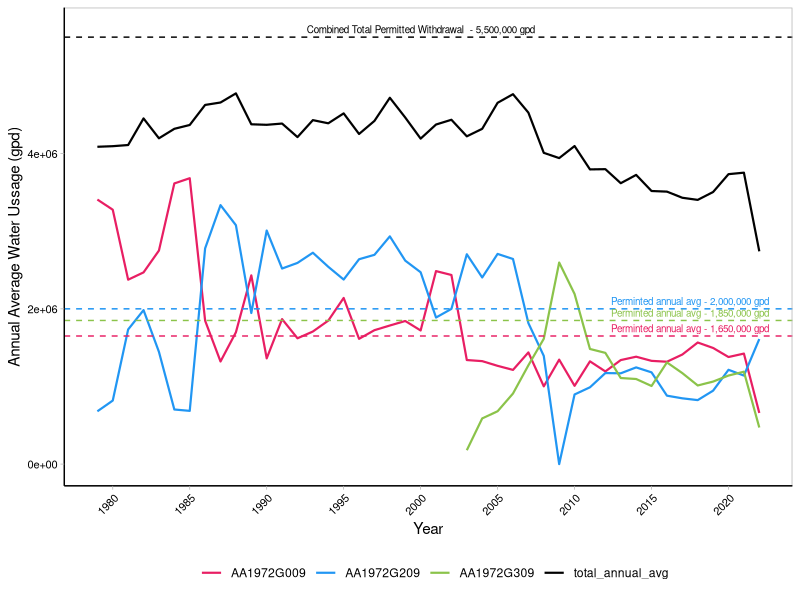
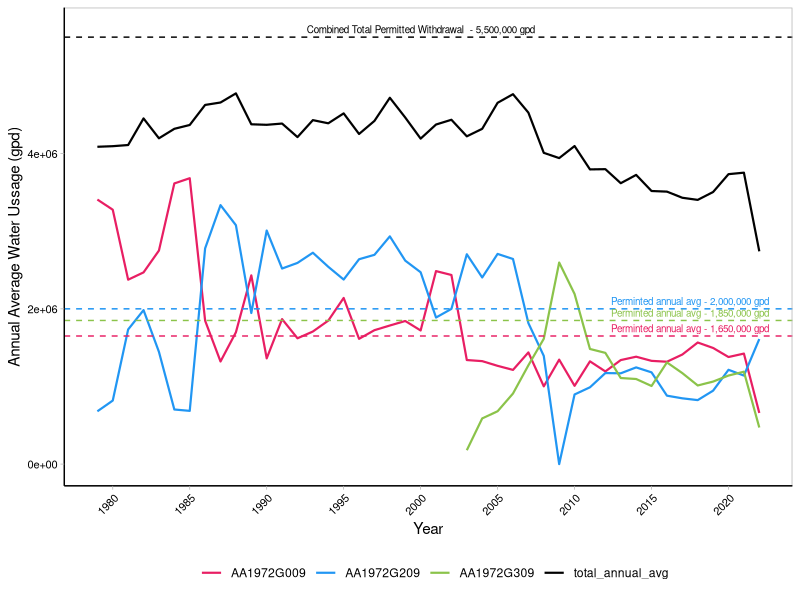

These charts were generated, in order, by the following R code:
## ---- chunk 1
knitr::opts_chunk$set(echo = TRUE)
## ---- chunk 2
#Install/load packages
library("tidyr")
library("dplyr")
library("readr")
library("ggplot2")
## ---- chunk 3
# Code for joining data sets (could use left or right join instead) 
MyMerge       <- function(x, y){
  df            <- merge(x, y, all = TRUE)
  rownames(df)  <- df$Row.names
  df$Row.names  <- NULL
  return(df)
}
## ---- chunk 4

# read in water usage data
waterusage <- read.csv("../Data/PumpReports_CityOfAnnapolis.csv")

# get total avg usage across all permits for each year 
total_avg_usage <- waterusage %>% group_by(year) %>% summarise_at(vars(annual_avg), list(annual_avg = sum ), na.rm = TRUE)
total_avg_usage["permit"] <- c("total_annual_avg")

# Join the two datasets 
waterusage <- Reduce(MyMerge, list(waterusage, total_avg_usage))



#check for errors in naming convention 
unique(waterusage$permit)

max(total_avg_usage$annual_avg)
## ---- chunk 5

ggplot(data = waterusage, aes(x = year, y= annual_avg, color = permit))+
  scale_color_manual(values = c("AA1972G009" = "#e81e63",
                                "AA1972G209" = "#2196f3",
                                "AA1972G309" = "#8bc34a",
                                "total_annual_avg" = "black"))+
  geom_line(size = .75)+
  theme_light()+
  theme(panel.grid.major = element_blank(), 
        panel.grid.minor = element_blank(), 
        axis.text.x = element_text(color = "black", size = 8, angle = 45, hjust = 1),
        axis.text.y = element_text(color = "black", size = 8),
        axis.line = element_line(colour = "black", linetype = "solid"), 
        legend.position="none",
        plot.title = element_text(hjust = .5))+
  scale_x_continuous(breaks = c(1975, 1980, 1985, 1990, 1995, 2000, 2005, 2010, 2015, 2020, 2025))+
  geom_hline(yintercept = 1650000, color = "#e81e63", linetype= "dashed")+
  geom_hline(yintercept = 2000000, color = "#2196f3", linetype= "dashed")+
  geom_hline(yintercept = 1850000, color = "#8bc34a", linetype= "dashed")+
  geom_hline(yintercept = 5500000, color = "black", linetype= "dashed")+
  annotate("text", x = 2017.5, y= 1750000, label = "Perminted annual avg - 1,650,000 gpd", color = "#e81e63", size = 2.5)+
  annotate("text", x = 2017.5, y= 2100000, label = "Perminted annual avg - 2,000,000 gpd", color = "#2196f3", size = 2.5)+
  annotate("text", x = 2017.5, y= 1950000, label = "Perminted annual avg - 1,850,000 gpd", color = "#8bc34a", size = 2.5)+
  annotate("text", x = 2000, y= 5600000, label = "Combined Total Permitted Withdrawal  - 5,500,000 gpd", color = "black", size = 2.5)+
  labs(y = "Annual Average Water Ussage (gpd)", x = "Year")+
  guides(color=guide_legend(" "))+
  theme(legend.position="bottom")

ggsave("../Figures/CityOfAnnapolis_WaterUsage.jpeg")
